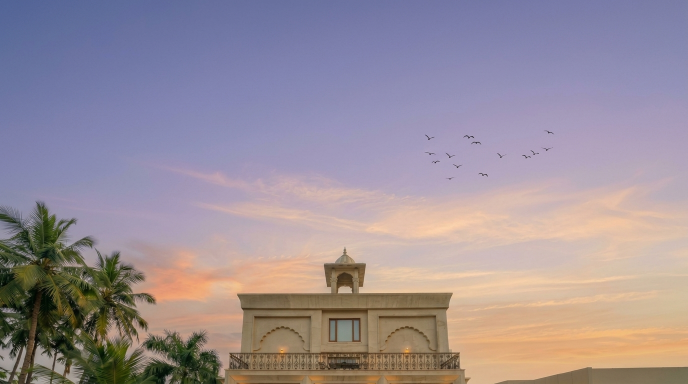
#> input picture img/main1.jpg, 1376 x 768 px, found by its file name (shown at 1/2 size); the run also reads 1 picture not shown here
$ python render_drone_master.py
#> lines starting #> are read from the running program, lines starting #| are printed output that depends on the picture
import cv2
import numpy as np
import math
import os

print("=== Rendering 100% Artifact-Free FPV Drone Flight ===")

WIDTH = 1920
HEIGHT = 1080
FPS = 30
TOTAL_FRAMES = 600 # 20 seconds

# 1. Load Original Assets
img_main1 = cv2.imread('img/main1.jpg')
#> img_main1 is the input picture: shape (768, 1376, 3); mean B, G, R 151.8, 142.6, 154.6
img_main2 = cv2.imread('img/main2.jpg')
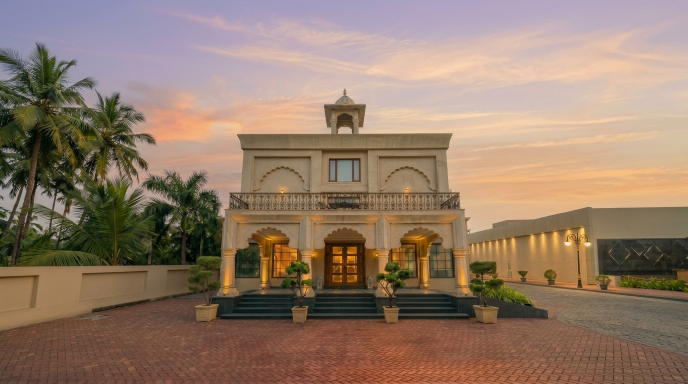
#> input picture img/main2.jpg, 1376 x 768 px, found by its file name (shown at 1/2 size)
#> img_main2 is the input picture: shape (768, 1376, 3); mean B, G, R 104.9, 122.8, 146.5
img_door_l = cv2.imread('img/door_left.png')
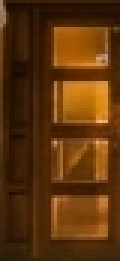
#> input picture img/door_left.png, 40 x 87 px, found by its file name (shown 3 times larger)
#> img_door_l is the input picture: shape (87, 40, 3); mean B, G, R 11.9, 51.3, 92.8
img_door_r = cv2.imread('img/door_right.png')
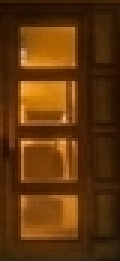
#> input picture img/door_right.png, 40 x 87 px, found by its file name (shown 3 times larger)
#> img_door_r is the input picture: shape (87, 40, 3); mean B, G, R 11.9, 53, 96.2
img_curt_l = cv2.imread('img/curtain_left.png', cv2.IMREAD_UNCHANGED)
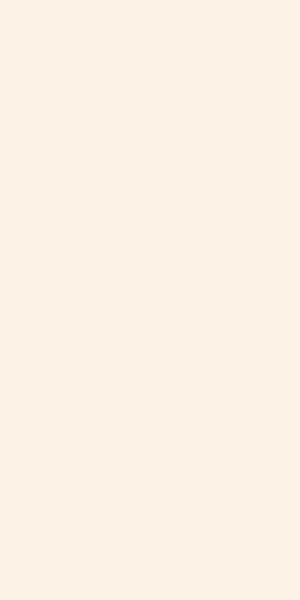
#> input picture img/curtain_left.png, 300 x 600 px, found by its file name
#> img_curt_l is the input picture: shape (600, 300, 4); mean B, G, R, A 230, 242, 252, 102.8
img_curt_r = cv2.imread('img/curtain_right.png', cv2.IMREAD_UNCHANGED)
img_banq1 = cv2.imread('img/banq1.jpg')
img_banq2 = cv2.imread('img/banq2.jpg')
img_banq3 = cv2.imread('img/banq3.jpg')
img_banq4 = cv2.imread('img/banq4.jpg')

# 2. Build Seamless Master Facade
# main1 (768x1376) and main2 (768x1376) overlap by 456px vertically
w_raw = 1376
pano_raw = np.zeros((1080, w_raw, 3), dtype=np.uint8)
pano_raw[0:768, :] = img_main1
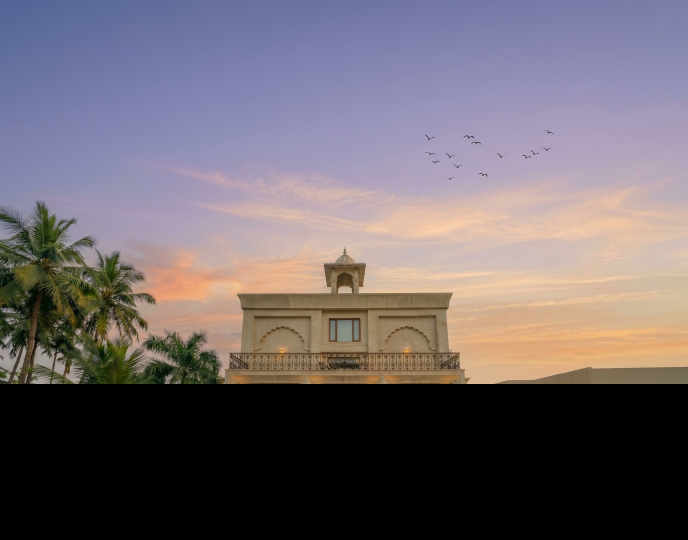
#> pano_raw: shape (1080, 1376, 3) (shown at 1/2 size); mean B, G, R 107.9, 101.4, 109.9
overlap_h = 456
alpha = np.linspace(0, 1, overlap_h)[:, None, None].astype(np.float32)
pano_raw[312:768, :] = (img_main1[312:768, :].astype(np.float32) * (1 - alpha) + img_main2[0:overlap_h, :].astype(np.float32) * alpha).astype(np.uint8)
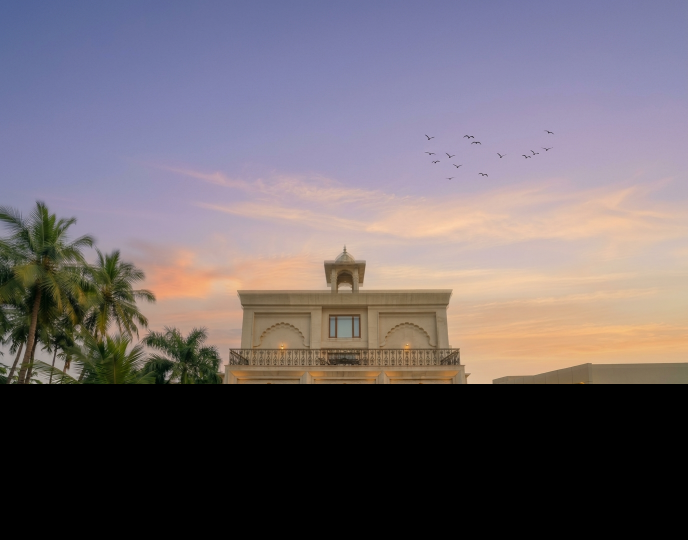
#> pano_raw: shape (1080, 1376, 3) (shown at 1/2 size); mean B, G, R 107.9, 101.3, 109.8
pano_raw[768:1080, :] = img_main2[overlap_h:768, :]
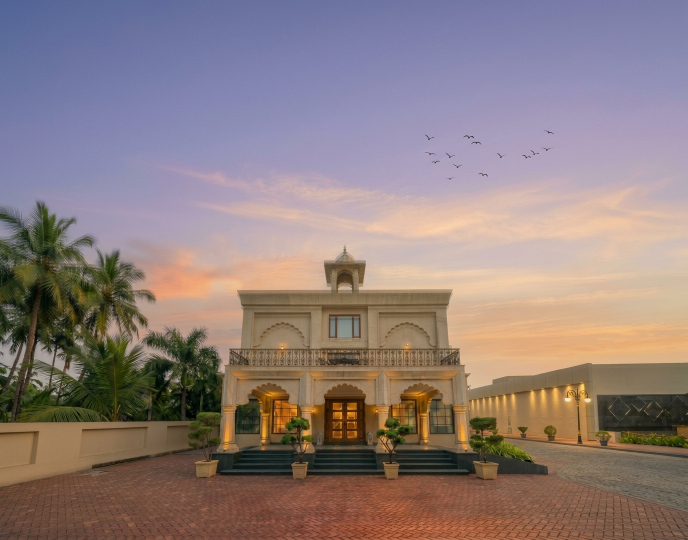
#> pano_raw: shape (1080, 1376, 3) (shown at 1/2 size); mean B, G, R 124.4, 125.2, 141.8

# Scale pano to 1920 width (1920x1506)
pano = cv2.resize(pano_raw, (1920, int(1080 * 1920 / 1376)), interpolation=cv2.INTER_LANCZOS4)
P_H, P_W = pano.shape[:2] # 1506, 1920
#> P_H = 1506; P_W = 1920
print(f"Master Facade scaled to: {P_W}x{P_H}")
#| Master Facade scaled to: 1920x1506

# Calculate door coordinates in 1920x1506 pano:
# Raw: x: 648 to 728, y: 806 to 892
door_x1 = int(648 * 1920 / 1376)
door_x2 = int(728 * 1920 / 1376)
door_y1 = int(806 * 1920 / 1376)
door_y2 = int(892 * 1920 / 1376)

# Calculate right window coordinates in 1920x1506 pano:
# Raw: x: 770 to 840, y: 792 to 892
win_x1 = int(770 * 1920 / 1376)
win_x2 = int(840 * 1920 / 1376)
win_y1 = int(792 * 1920 / 1376)
win_y2 = int(892 * 1920 / 1376)

# Scale other images to cover 1920x1080 with margin
def make_cover_asset(raw_img):
#> (the run stopped early here; a loop or call above may not have finished)
